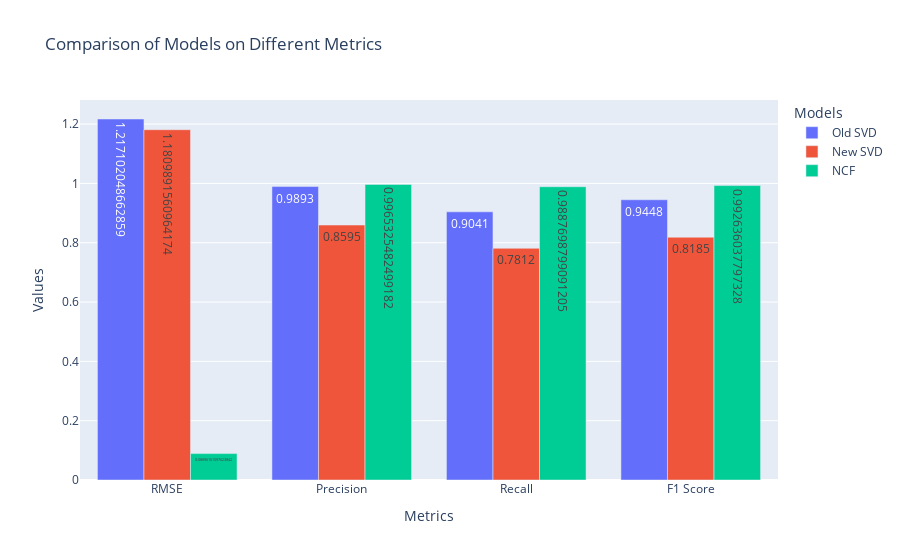

Here is the notebook cell this chart was saved with:
### Markdown cell above
The code cell below is doing compariosn between SVD model with parameters {'n_epochs': 20, 'lr_all': 0.01, 'reg_all': 0.2} , Improved SVD model with parameters  {'n_epochs': 30, 'lr_all': 0.01, 'reg_all': 0.02} and NCF (Neural Collaborative Filtering) model in form of interactive graph for by using plotly python library and  displaying RMSE, Precision , Recall and F1 score of all three models.

### Code cell
import plotly.graph_objects as go


models = ['Old SVD', 'New SVD', 'NCF']
labels = ['RMSE', 'Precision', 'Recall', 'F1 Score']
old_svd_values = [1.217102048662859, 0.9893, 0.9041, 0.9448]
new_svd_values = [1.1809891560964174, 0.8595, 0.7812, 0.8185]
ncf_values = [0.08896161097623842, 0.9965325482499182, 0.9887698799091205, 0.992636037797328]
values = [old_svd_values, new_svd_values, ncf_values]

# Creating interactive bar graph.
fig = go.Figure()

for model, val in zip(models, values):
    fig.add_trace(go.Bar(name=model, x=labels, y=val, 
                         text=val,
                         textposition='auto')) 

# Updating layout for better visualization
fig.update_layout(barmode='group', 
                  title="Comparison of Models on Different Metrics",
                  xaxis_title="Metrics",
                  yaxis_title="Values",
                  legend_title="Models")

# Show plot
fig.show()

### Figure 1 — Plotly figure (JSON) as saved in the notebook; plotly's stock layout.template omitted (floating-point values rounded to 4 significant figures)
{"data": [{"name": "Old SVD", "text": ["1.217102048662859", "0.9893", "0.9041", "0.9448"], "textposition": "auto", "type": "bar", "x": ["RMSE", "Precision", "Recall", "F1 Score"], "y": [1.217, 0.9893, 0.9041, 0.9448]}, {"name": "New SVD", "text": ["1.1809891560964174", "0.8595", "0.7812", "0.8185"], "textposition": "auto", "type": "bar", "x": ["RMSE", "Precision", "Recall", "F1 Score"], "y": [1.181, 0.8595, 0.7812, 0.8185]}, {"name": "NCF", "text": ["0.08896161097623842", "0.9965325482499182", "0.9887698799091205", "0.992636037797328"], "textposition": "auto", "type": "bar", "x": ["RMSE", "Precision", "Recall", "F1 Score"], "y": [0.08896, 0.9965, 0.9888, 0.9926]}], "layout": {"barmode": "group", "legend": {"title": {"text": "Models"}}, "title": {"text": "Comparison of Models on Different Metrics"}, "xaxis": {"title": {"text": "Metrics"}}, "yaxis": {"title": {"text": "Values"}}}}
